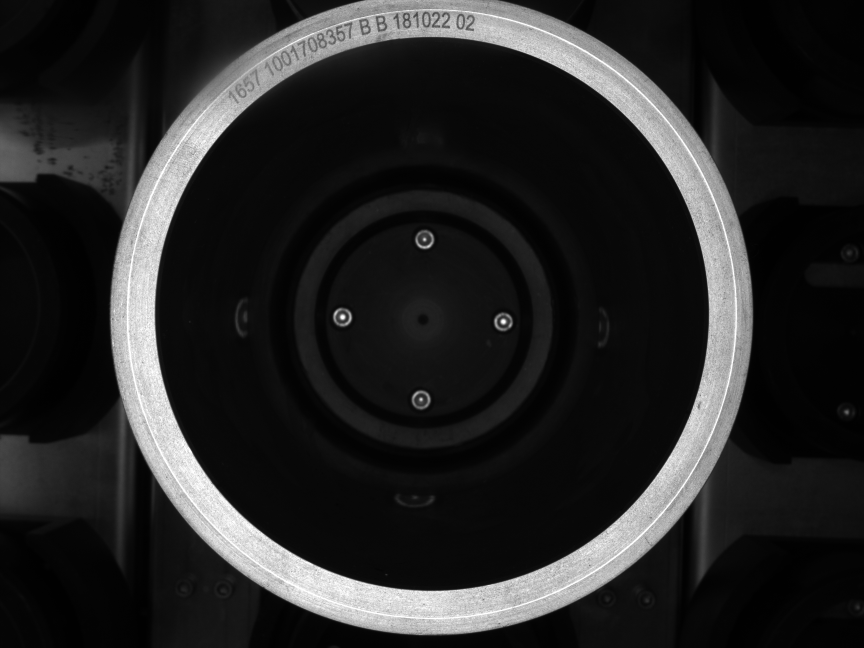
#> input picture src/ch3/09_30_13.jpg, 2592 x 1944 px (shown at 1/3 size)
$ python '不同Hough检测的对比.py'
#> lines starting #> are read from the running program, lines starting #| are printed output that depends on the picture
import cv2
import matplotlib.pyplot as plt
import numpy as np

plt.rcParams['font.sans-serif'] = ['SimHei']  # 显示中文标签

def blursImg(imgInfoList):
    plt.figure()
    i=0
    for imginfo in imgInfoList:
        blurName,imgData,dealTime=imginfo
        # imgData = cv2.cvtColor(imgData, cv2.COLOR_GRAY2BGR)
        i=i+1
        plt.subplot(2,3,i)
        plt.imshow(imgData)
        plt.xticks([])
        plt.yticks([])
        tempyime="%0.3f" % dealTime
        plt.title("{0}({1}ms)".format(blurName,str(tempyime)), fontsize=10)
        # cv2.imshow(blurName,imgData)
    plt.show()

# [7 lines of commented-out code are left out]
import datetime
#添加处理时间信息
def dealTime(fun,**kwargs):
    start=datetime.datetime.now()
    imgData=fun(**kwargs)
    end=datetime.datetime.now()
    totalMs=(end-start).total_seconds()
    ret=[imgData,totalMs*1000]
    return ret

# 第六个参数param1是Canny边缘检测的高阈值，低阈值被自动置为高阈值的一半；
#
# 第七个参数param2是累加平面对是否是圆的判定阈值；
def HoughCircles(img,param1,param2):
    # garry=cv2.cvtColor(img,cv2.COLOR_RGB2GRAY)
    circles = cv2.HoughCircles(img, cv2.HOUGH_GRADIENT, 1, 20,
                               param1=param1, param2=param2, minRadius=700, maxRadius=840)
    circles = np.uint16(np.around(circles))
    img = cv2.cvtColor(img, cv2.COLOR_GRAY2BGR)
    for i in circles[0, :]:
        # draw the outer circle
        cv2.circle(img, (i[0], i[1]), i[2], (255, 0, 0), thickness=6)
        # draw the center of the circle
        cv2.circle(img, (i[0], i[1]), 2, (255, 0, 0), 3)
    return img


#进行五种不同阀值的Hough图片的处理


sourceImg = cv2.imread('09_30_13.jpg',0)
#> sourceImg is the input picture: shape (1944, 2592); min 0, max 255, mean 38.1
sourceImg = cv2.medianBlur(sourceImg,5)
sourceImgInfo=[sourceImg,0.0]
inputParams=[[50,100],[60,90],[70,80],[50,90],[50,80],[50,70]]
imgInfoList=[]
for para in inputParams:
    imgInfo=dealTime(HoughCircles,img=sourceImg.copy(),param1=para[0],param2=para[1])
    imgInfoList.append(imgInfo)
#> after the loop, imgInfoList = 6 items
nameList=['param1=50,param2=100','param1=60,param2=90','param1=70,param2=80','param1=50,param2=90','param1=50,param2=80','param1=50,param2=70']

fullImgInfoList=[]
#将信息添加到数组里面
for i in range(len(nameList)):
    imgData,time=imgInfoList[i]
    name=nameList[i]
    imgFullInfo=[name,imgData,time]
    fullImgInfoList.append(imgFullInfo)
#> this loop made 6 passes
#> time on passes 1 to 6: 467.8, 136, 152.8, 169.9, 209.7, 482.7
#> after the loop, fullImgInfoList = 6 items

#运行显示图片
blursImg(fullImgInfoList)
#> the loop in blursImg, `for imginfo in imgInfoList:` made 6 passes
#> (blurName, dealTime, tempyime) on passes 1 to 6: ('param1=50,param2=100', 467.8, '467.820'), ('param1=60,param2=90', 136, '135.967'), ('param1=70,param2=80', 152.8, '152.793'), ('param1=50,param2=90', 169.9, '169.895'), ('param1=50,param2=80', 209.7, '209.699'), ('param1=50,param2=70', 482.7, '482.726')
#> after the loop in blursImg, `for imginfo in imgInfoList:`: i = 6
#> in blursImg, `plt.show()`:
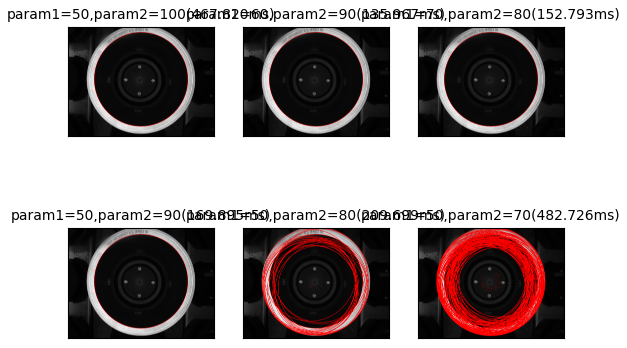
#> figure drawn by matplotlib, 6 panels; B, G, R data is drawn as R, G, B

$ run again, with src/ch3/16_16_11.jpg copied over src/ch3/09_30_13.jpg
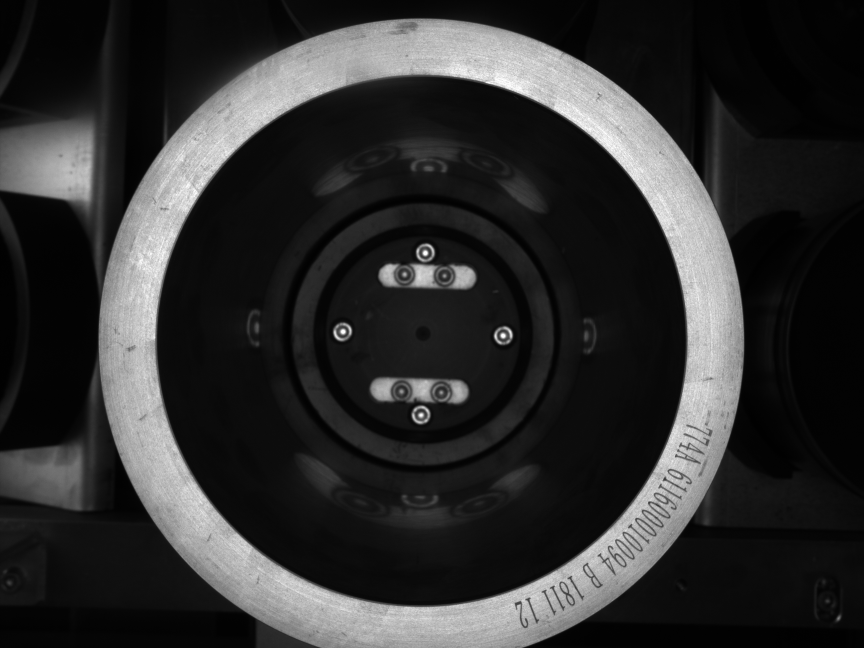
#> input picture src/ch3/16_16_11.jpg, 2592 x 1944 px (shown at 1/3 size)
#> sourceImg is the input picture: shape (1944, 2592); min 0, max 255, mean 47.5
#> the loop `for para in inputParams:` made 6 passes
#> pass 1, in dealTime, `imgData=fun(**kwargs)`:
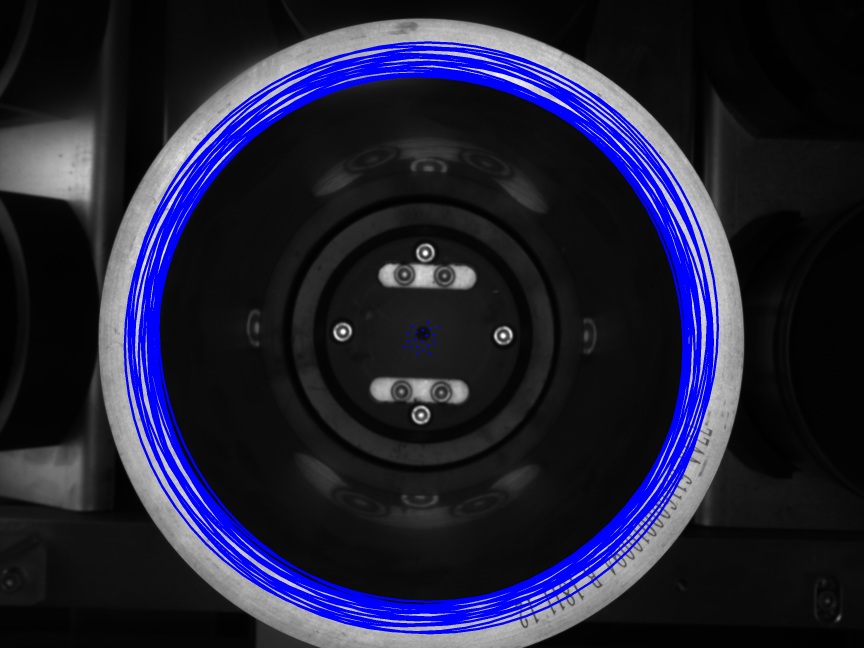
#> imgData: shape (1944, 2592, 3) (shown at 1/3 size); mean B, G, R 54.9, 33.1, 33.1
#> pass 3, in dealTime (call 3), `imgData=fun(**kwargs)`:
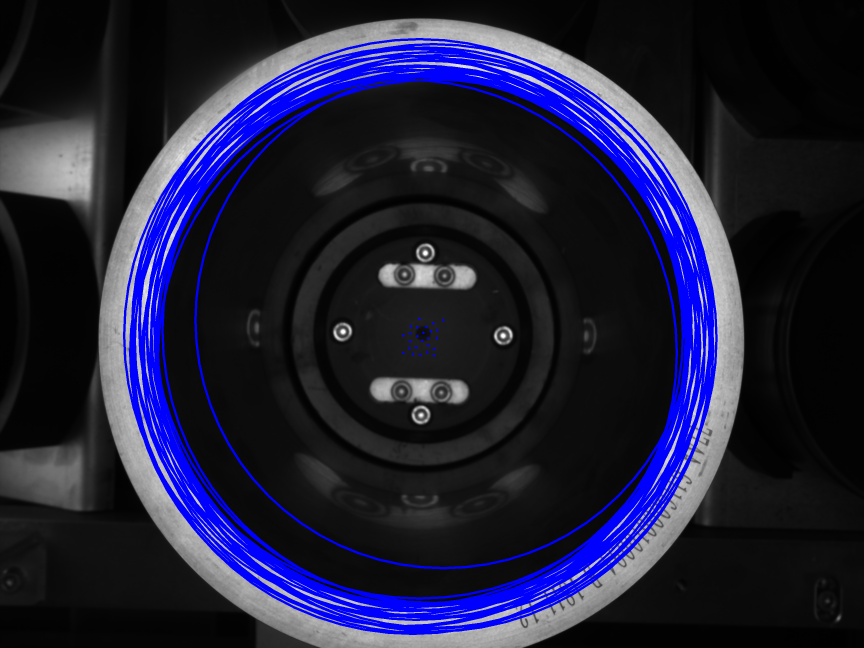
#> imgData: shape (1944, 2592, 3) (shown at 1/3 size); mean B, G, R 57.8, 31.8, 31.8
#> after the loop `for para in inputParams:`: imgInfoList = 6 items
#> the loop `for i in range(len(nameList)):` made 6 passes
#> time on passes 1 to 6: 1097.3, 882.3, 880.4, 843.9, 1007.5, 1395.1
#> the loop in blursImg, `for imginfo in imgInfoList:` made 6 passes
#> (blurName, dealTime, tempyime) on passes 1 to 6: ('param1=50,param2=100', 1097.3, '1097.299'), ('param1=60,param2=90', 882.3, '882.285'), ('param1=70,param2=80', 880.4, '880.432'), ('param1=50,param2=90', 843.9, '843.943'), ('param1=50,param2=80', 1007.5, '1007.471'), ('param1=50,param2=70', 1395.1, '1395.128')
#> after the loop in blursImg, `for imginfo in imgInfoList:`: i = 6
